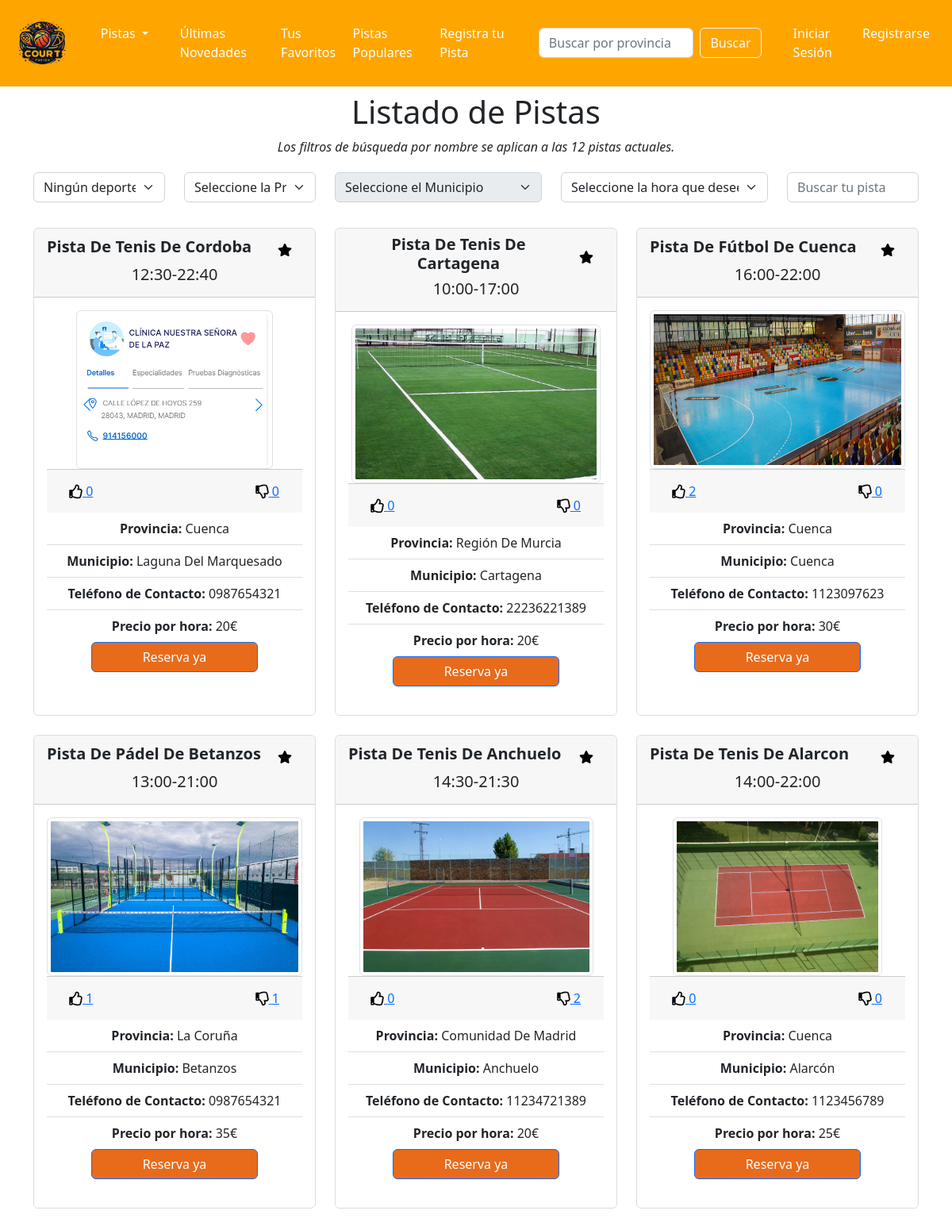
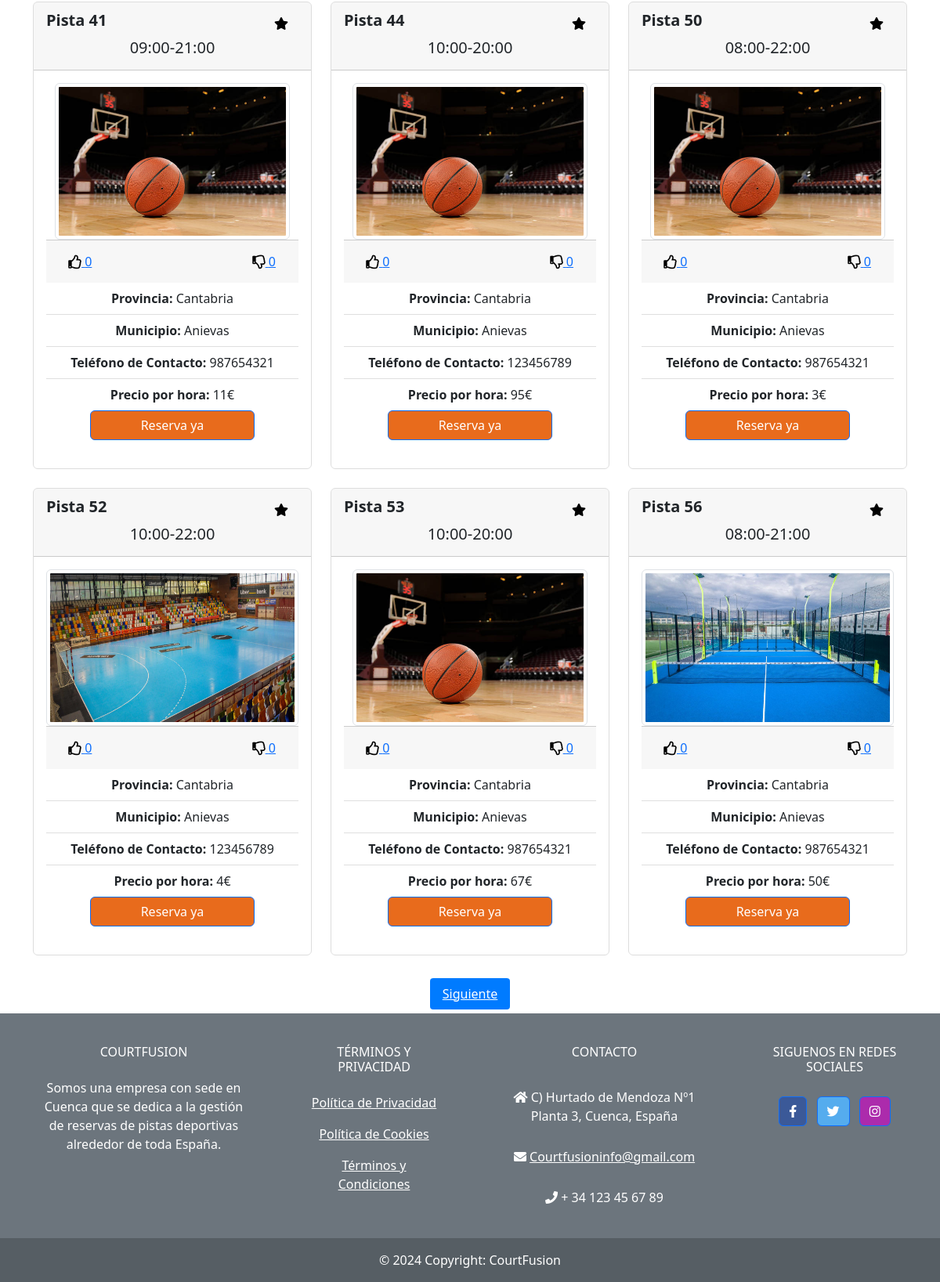
Screenshot of /buscarpistas.php with the database file from the repository (2 pictures, top to bottom).
### tables this page shows
CREATE TABLE `pistas` (
  `id_pista` char(36) NOT NULL,
  `tipo_pista` enum('Fútbol','Baloncesto','Tenis','Pádel') NOT NULL,
  `nombre_pista` varchar(100) NOT NULL,
  `comunidad_autonoma` varchar(50) NOT NULL,
  `provincia` varchar(50) NOT NULL,
  `municipio` varchar(50) NOT NULL,
  `direccion` varchar(100) NOT NULL,
  `codigo_postal` varchar(10) NOT NULL,
  `correo_contacto` varchar(100) NOT NULL,
  `telefono_contacto` varchar(20) NOT NULL,
  `precio_hora` decimal(10,2) NOT NULL,
  `hora_apertura` time NOT NULL,
  `hora_cierre` time NOT NULL,
  `fecha_registro` datetime NOT NULL,
  `validacion` enum('ACTIVA','POR VALIDAR','INACTIVA') DEFAULT 'POR VALIDAR',
  `id_empresa` char(36) DEFAULT NULL,
  PRIMARY KEY (`id_pista`),
  KEY `id_empresa` (`id_empresa`),
  CONSTRAINT `pistas_ibfk_1` FOREIGN KEY (`id_empresa`) REFERENCES `empresas` (`id_empresa`)
);

### funciones.php (the view, shortened to what the rows shown need)
<link rel="stylesheet" href="https://cdnjs.cloudflare.com/ajax/libs/animate.css/4.1.1/animate.min.css" />
    </div><?
        function mostrarPistas()
        {
            $mensaje = "Listado de Pistas";
            include 'NOACCESIBLE/credencialesdb.php';
            $conexion = mysqli_connect($host, $usuario, $contraseña, 'pistasDelgadoR') or die('Error de conexion a mysql: ' . mysqli_connect_error() . '<br>');
            mysqli_set_charset($conexion, "utf8");
            if (isset($_GET['provincias']) && !empty($_GET['provincias'])) {
                $provincia = $_GET['provincias'];
                $provinciaEncriptado = base64_encode(base64_decode($provincia));
                $provinciaDesencriptado = base64_decode($provincia);
                if ($_GET['provincias'] == $provinciaEncriptado) {
                    $provincia = $provinciaDesencriptado;
                    echo $provincia;
                } else {
                    $provincia = $_GET['provincias'];
                }
            } else {
                $provincia = null;
            }
            if (isset($_GET['deporte']) && !empty($_GET['deporte'])) {
                $deporte = $_GET['deporte'];
                $deporteEncriptado = base64_encode(base64_decode($deporte));
                $deporteDesencriptado = base64_decode($deporte);
                if ($_GET['deporte']  == $deporteEncriptado) {
                    $deporte = $deporteDesencriptado;
                    $mensaje = "Listado de Pistas de " . ucfirst($deporte);
                } else {
                    $deporte = $_GET['deporte'];
                    $mensaje = "Listado de Pistas de " . ucfirst($deporte);
                }
            } else {
                $deporte = null;
            }
            if (isset($_GET['municipios']) && !empty($_GET['municipios'])) {
                $municipio = $_GET['municipios'];
                $municipioEncriptado = base64_encode(base64_decode($municipio));
                $municipioDesencriptado = base64_decode($municipio);
                if ($municipio == $municipioEncriptado) {
                    $municipio = $municipioDesencriptado;
                    if (is_null($deporte)) {
                        $mensaje = "Listado de Pistas en " . ucwords(mb_strtolower($municipio,'UTF-8'));
                    } else {
                        $mensaje = "Listado de Pistas de " . ucfirst($deporte) . " en " . ucwords(mb_strtolower($municipio,'UTF-8'));
                    }
                } else {
                    $municipio = $_GET['municipios'];
                    if (is_null($deporte)) {
                        $mensaje = "Listado de Pistas en " . ucwords(mb_strtolower($municipio,'UTF-8'));
                    } else {
                        $mensaje = "Listado de Pistas de " . ucfirst($deporte) . " en " . ucwords(mb_strtolower($municipio,'UTF-8'));
                    }
                }
            } else {
                $municipio = null;
            }
            if (isset($_GET['horadeseada']) && !empty($_GET['horadeseada'])) {
                $horadeseada = $_GET['horadeseada'];
                $horadeseadaEncriptado = base64_encode(base64_decode($horadeseada));
                $horadeseadaDesencriptado = base64_decode($horadeseada);
                if ($_GET['horadeseada'] == $horadeseadaEncriptado) {
                    $horadeseada = $horadeseadaDesencriptado;
                } else {
                    $horadeseada = $_GET['horadeseada'];
                }
            } else {
                $horadeseada = null;
            }
            if (!is_null($horadeseada)) {
                $horaCierreMenosUnaHora = date("H:i:s", strtotime($horadeseada) - 3600);
            } else {
                $horaCierreMenosUnaHora = null;
            }
            $stmt = mysqli_prepare($conexion, "SELECT * FROM pistas WHERE (? IS NULL OR tipo_pista=?) AND (? IS NULL OR municipio=?) AND (? IS NULL OR hora_cierre > ?) and (? IS NULL OR provincia=?) AND validacion='ACTIVA'  ORDER BY fecha_registro DESC LIMIT 50");
            mysqli_stmt_bind_param($stmt, "ssssssss", $deporte, $deporte, $municipio, $municipio, $horadeseada, $horaCierreMenosUnaHora, $provincia, $provincia);
            mysqli_stmt_execute($stmt);
            mysqli_stmt_store_result($stmt);
            mysqli_stmt_bind_result($stmt, $id, $tipo, $nombre, $comunidad, $provincia, $municipio, $direccion, $cp, $correo, $telefono, $precio, $horaper, $horcierre, $fecha, $validada, $idempresa);
            mysqli_stmt_data_seek($stmt, 0);
            ?>
    <div class="container">
        <h1 class="text-center mt-2"><? echo $mensaje?></h1>
        <div class="row text-center">
            <?php
            $contador = 0;
            $itemsPerPage = 12;
            $currentPage = isset($_GET['page']) ? $_GET['page'] : 1;
            $start = ($currentPage - 1) * $itemsPerPage;
            ?>
            <?
            while (mysqli_stmt_fetch($stmt)) {
                $conexion2 = mysqli_connect($host, $usuario, $contraseña, 'pistasDelgadoR') or die('Error de conexión a MySQL: ' . mysqli_connect_error() . '<br>');
                mysqli_set_charset($conexion2, "utf8");
                if (isset($_SESSION['id_usuario'])) {
                    $id_usuario = $_SESSION['id_usuario'];
                    $stmt2 = mysqli_prepare($conexion2, "SELECT id_favorito FROM favoritos WHERE id_pista=? AND id_usuario=?");
                    $stmt2->bind_param('ss', $id, $id_usuario);
                    mysqli_stmt_execute($stmt2);
                    mysqli_stmt_store_result($stmt2);
                    mysqli_stmt_bind_result($stmt2, $id_favorito);
                    mysqli_stmt_fetch($stmt2);
                    if ($stmt2->num_rows > 0) {
                        $esFavorito = true;
                    } else {
                        $esFavorito = false;
                    }
                } else {
                    $esFavorito = false;
                }
                $contador++;
                if ($contador > $start + $itemsPerPage) {
                    break;
                }
                $contadordislike = 0;
                $contadorlike = 0;
                $conexion3 = new mysqli($host, $usuario, $contraseña, 'pistasDelgadoR');
                $stmt2 = mysqli_prepare($conexion3, "SELECT valoracion FROM valoraciones WHERE id_pista=?");
                $stmt2->bind_param('s', $id);
                mysqli_stmt_execute($stmt2);
                mysqli_stmt_store_result($stmt2);
                mysqli_stmt_bind_result($stmt2, $valoracion);
                while (mysqli_stmt_fetch($stmt2)) {
                    if ($valoracion == "like") {
                        $contadorlike++;
                    } else {
                        $contadordislike++;
                    }
                }
                $conexion4 = new mysqli($host, $usuario, $contraseña, 'pistasDelgadoR');
                $stmt3 = mysqli_prepare($conexion4, "SELECT id_pista,valoracion FROM valoraciones WHERE id_pista=? AND id_usuario=?");
                $stmt3->bind_param('ss', $id, $_SESSION['id_usuario']);
                mysqli_stmt_execute($stmt3);
                mysqli_stmt_store_result($stmt3);
                mysqli_stmt_bind_result($stmt3, $idpista_valoracion, $valoracion);
                echo '<div class="col-md-4 mb-4 columna-buscar ">';
                echo '<div class="card h-100 animate__animated animate__fadeIn animate__slow">';
                echo '<div class="card-header">';
                echo '<div class="d-flex justify-content-between align-items-center">';
                echo '<h5 class="card-title">' . ucwords(mb_strtolower($nombre,'UTF-8')) . '</h5>';
                echo '<form method="post" action="">';
                echo '<button type="submit" name="pista_id" class="btn btn-star ' . ($esFavorito ? 'star-active' : 'star-icon') . '" id="star-' . $id . '" data-bs-toggle="tooltip" data-bs-placement="top" title="' . ($esFavorito ? 'En favoritos' : 'Añadir a favoritos') . '"><i class="fa fa-star"></i></button>';
                echo '</form>';
                echo '</div>';
                echo '<div class="hora h5">' . date("H:i", strtotime($horaper)) . '-' . date("H:i", strtotime($horcierre)) . '</div>';
                echo '</div>';
                echo '<div class="card-body text-center">';
                $nombreArchivo = $nombre . "($tipo-$comunidad-$provincia-$municipio-$correo-$id)";
                if (file_exists("./imagenes/pistas/" . $nombreArchivo . ".jpg")) {
                    echo '<img src="./imagenes/pistas/' . $nombreArchivo . '.jpg" alt="' . $nombre . '" class="img-fluid img-thumbnail" style="height: 200px;">';
                } else {
                    if($tipo=="Baloncesto"){
                    echo '<img src="./imagenes/pista' . strtolower($tipo) . '.png" alt="' . $nombre . '" class="img-fluid img-thumbnail" style="height: 200px;">';
                    }else{
                    $tipo = str_replace('á', 'a', $tipo);
                    $tipo = str_replace('é', 'e', $tipo);
                    $tipo = str_replace('í', 'i', $tipo);
                    $tipo = str_replace('ó', 'o', $tipo);
                    $tipo = str_replace('ú', 'u', $tipo);
                    echo '<img src="./imagenes/pista' . (mb_strtolower($tipo,'UTF-8')) . '.jpg" alt="' . (mb_strtolower($tipo,'UTF-8')) . '" class="img-fluid img-thumbnail" style="height: 200px;">';
                    }
                }
                echo '<form method="post" action="reservapista.php">';
                echo '<ul class="list-group list-group-flush">';
                echo '<div class="card-footer d-flex justify-content-between">';
                if ($like = true && $idpista_valoracion == $id && $valoracion == "like") {
                    echo '<button type="button" class="btn btn-link like-button liked" data-toggle="tooltip" data-placement="top" data-pista-id="' . $id . '" data-usuario-id="' . $_SESSION['id_usuario'] . '" title="Me gusta">';
                    echo '<div class="hand-icon like-button">';
                    echo '<i class="far thumbs-icon fa-thumbs-up"></i> <span class="like-count">' . $contadorlike . '</span>';
                    echo '</div>';
                    echo '</button>';
                } else {
                    echo '<button type="button" class="btn btn-link like-button" data-toggle="tooltip" data-placement="top" data-pista-id="' . $id . '" data-usuario-id="' . $_SESSION['id_usuario'] . '" title="Me gusta">';
                    echo '<div class="hand-icon like-button">';
                    echo '<i class="far thumbs-icon fa-thumbs-up"></i> <span class="like-count">' . $contadorlike . '</span>';
                    echo '</div>';
                    echo '</button>';
                }
                if ($dislike = true && $idpista_valoracion == $id && $valoracion == "dislike") {
                    echo '<button type="button" class="btn btn-link dislike-button disliked" data-toggle="tooltip" data-placement="top" data-pista-id="' . $id . '" data-usuario-id="' . $_SESSION['id_usuario'] . '" title="No me gusta">';
                    echo '<div class="hand-icon dislike-button">';
                    echo '<i class="far thumbs-icon fa-thumbs-down"></i> <span class="dislike-count">' . $contadordislike . '</span>';
                    echo '</div>';
                    echo '</button>';
                } else {
                    echo '<button type="button" class="btn btn-link dislike-button" data-toggle="tooltip" data-placement="top" data-pista-id="' . $id . '" data-usuario-id="' . $_SESSION['id_usuario'] . '" title="No me gusta">';
                    echo '<div class="hand-icon dislike-button">';
                    echo '<i class="far thumbs-icon fa-thumbs-down"></i> <span class="dislike-count">' . $contadordislike . '</span>';
                    echo '</div>';
                    echo '</button>';
                }
                if (strpos($precio, '.00') !== false) {
                    $precio = str_replace('.00', '', $precio);
                }
                echo '</div>';
                echo '<li class="list-group-item"><strong>Provincia:</strong> ' . ucwords(mb_strtolower($provincia,'UTF-8')) . '</li>';
                echo '<li class="list-group-item" name="municipio"><strong>Municipio:</strong> ' . ucwords(mb_strtolower($municipio,'UTF-8')) . '</li>';
                echo '<li class="list-group-item"><strong>Teléfono de Contacto:</strong> ' . ucwords(strtolower($telefono)) . '</li>';
                echo '<li class="list-group-item"><strong>Precio por hora:</strong> ' . $precio . '€</li>';
                echo '</ul>';
                echo '<button style="background-color: #e86b1c;width:210px" type="submit" class="btn btn-primary btn-block" data-bs-toggle="tooltip" data-bs-placement="top" title="Reserva Ya">Reserva ya</button>';
                echo '</div>';
                echo '</div>';
                echo '</div>';
            }
            ?>
        </div>
    </div><?
        }
            ?>

### rows the page displays
pistas: nombre "Pista De Tenis De Cordoba", horaper "12:30", horcierre "22:40", shows a picture, contadorlike "0", contadordislike "0", provincia "Cuenca", municipio "Laguna Del Marquesado", telefono "0987654321", precio "20"
pistas: nombre "Pista De Tenis De Cartagena", horaper "10:00", horcierre "17:00", shows a picture, contadorlike "0", contadordislike "0", provincia "Región De Murcia", municipio "Cartagena", telefono "22236221389", precio "20"
pistas: nombre "Pista De Fútbol De Cuenca", horaper "16:00", horcierre "22:00", municipio (picture), contadorlike "2", contadordislike "0", municipio "Cuenca", telefono "1123097623", precio "30"
pistas: nombre "Pista De Pádel De Betanzos", horaper "13:00", horcierre "21:00", shows a picture, contadorlike "1", contadordislike "1", provincia "La Coruña", municipio "Betanzos", telefono "0987654321", precio "35"
pistas: nombre "Pista De Tenis De Anchuelo", horaper "14:30", horcierre "21:30", shows a picture, contadorlike "0", contadordislike "2", provincia "Comunidad De Madrid", municipio "Anchuelo", telefono "11234721389", precio "20"
pistas: nombre "Pista De Tenis De Alarcon", horaper "14:00", horcierre "22:00", shows a picture, contadorlike "0", contadordislike "0", provincia "Cuenca", municipio "Alarcón", telefono "1123456789", precio "25"
pistas: nombre "Pista 41", horaper "09:00", horcierre "21:00", contadorlike "0", contadordislike "0", provincia "Cantabria", municipio "Anievas", telefono "987654321", precio "11"
pistas: nombre "Pista 44", horaper "10:00", horcierre "20:00", contadorlike "0", contadordislike "0", provincia "Cantabria", municipio "Anievas", telefono "123456789", precio "95"
pistas: nombre "Pista 50", horaper "08:00", horcierre "22:00", contadorlike "0", contadordislike "0", provincia "Cantabria", municipio "Anievas", telefono "987654321", precio "3"
pistas: nombre "Pista 52", horaper "10:00", horcierre "22:00", shows a picture, contadorlike "0", contadordislike "0", provincia "Cantabria", municipio "Anievas", telefono "123456789", precio "4"
pistas: nombre "Pista 53", horaper "10:00", horcierre "20:00", contadorlike "0", contadordislike "0", provincia "Cantabria", municipio "Anievas", telefono "987654321", precio "67"
pistas: nombre "Pista 56", horaper "08:00", horcierre "21:00", shows a picture, contadorlike "0", contadordislike "0", provincia "Cantabria", municipio "Anievas", telefono "987654321", precio "50"

### other values shown
$mensaje "Listado de Pistas"
